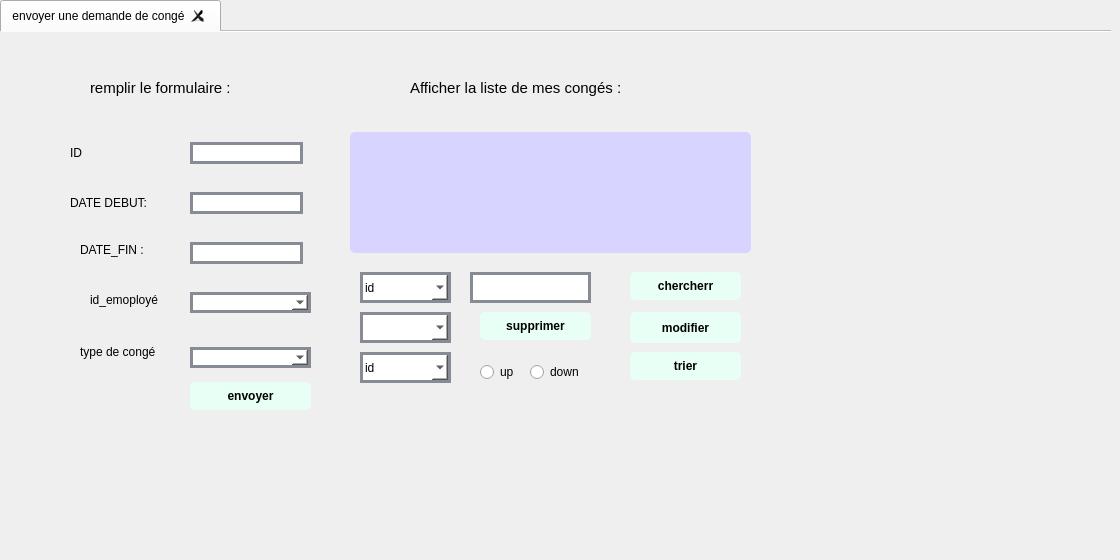
          <widget class="QWidget" name="tab_22">
           <attribute name="title">
            <string>espace employé</string>
           </attribute>
           <widget class="QTabWidget" name="tabWidget_7">
            <property name="geometry">
             <rect>
              <x>0</x>
              <y>0</y>
              <width>1111</width>
              <height>551</height>
             </rect>
            </property>
            <property name="currentIndex">
             <number>0</number>
            </property>
            <property name="documentMode">
             <bool>true</bool>
            </property>
            <property name="tabsClosable">
             <bool>true</bool>
            </property>
            <widget class="QWidget" name="widget">
             <attribute name="title">
              <string>envoyer une demande de congé</string>
             </attribute>
             <widget class="QLabel" name="label_80">
              <property name="geometry">
               <rect>
                <x>70</x>
                <y>110</y>
                <width>101</width>
                <height>21</height>
               </rect>
              </property>
              <property name="text">
               <string>ID</string>
              </property>
             </widget>
             <widget class="QLabel" name="label_81">
              <property name="geometry">
               <rect>
                <x>70</x>
                <y>160</y>
                <width>81</width>
                <height>21</height>
               </rect>
              </property>
              <property name="text">
               <string>DATE DEBUT:</string>
              </property>
             </widget>
             <widget class="QLabel" name="label_82">
              <property name="geometry">
               <rect>
                <x>80</x>
                <y>210</y>
                <width>81</width>
                <height>16</height>
               </rect>
              </property>
              <property name="text">
               <string>DATE_FIN :</string>
              </property>
             </widget>
             <widget class="QLineEdit" name="line_id">
              <property name="geometry">
               <rect>
                <x>190</x>
                <y>110</y>
                <width>113</width>
                <height>22</height>
               </rect>
              </property>
              <property name="styleSheet">
               <string notr="true">QLineEdit {
	font: 75 8pt &quot;MS Shell Dlg 2&quot;;
border: 3px solid #878b94;
border-radius: 40pxt;
background: white;
}</string>
              </property>
             </widget>
             <widget class="QPushButton" name="envoyer">
              <property name="geometry">
               <rect>
                <x>190</x>
                <y>350</y>
                <width>121</width>
                <height>28</height>
               </rect>
              </property>
              <property name="font">
               <font>
                <weight>75</weight>
                <bold>true</bold>
               </font>
              </property>
              <property name="styleSheet">
               <string notr="true">QPushButton {
padding: 5px;
border-radius: 5px;
background-color:#e7fff5;
font-weight: bold;
}
QPushButton:hover
{
color :white;
}</string>
              </property>
              <property name="text">
               <string>envoyer</string>
              </property>
             </widget>
             <widget class="QLabel" name="label_83">
              <property name="geometry">
               <rect>
                <x>90</x>
                <y>40</y>
                <width>201</width>
                <height>31</height>
               </rect>
              </property>
              <property name="font">
               <font>
                <pointsize>11</pointsize>
               </font>
              </property>
              <property name="text">
               <string>remplir le formulaire :</string>
              </property>
             </widget>
             <widget class="QTableView" name="table_conges">
              <property name="geometry">
               <rect>
                <x>350</x>
                <y>100</y>
                <width>401</width>
                <height>121</height>
               </rect>
              </property>
              <property name="styleSheet">
               <string notr="true">QTableView {
padding: 5px;
border-radius: 5px;
background-color:#d7d4ff;
font-weight: bold;
}</string>
              </property>
             </widget>
             <widget class="QLabel" name="label_84">
              <property name="geometry">
               <rect>
                <x>410</x>
                <y>40</y>
                <width>311</width>
                <height>31</height>
               </rect>
              </property>
              <property name="font">
               <font>
                <pointsize>11</pointsize>
                <weight>50</weight>
                <bold>false</bold>
               </font>
              </property>
              <property name="text">
               <string>Afficher la liste de mes congés :</string>
              </property>
             </widget>
             <widget class="QLabel" name="label_85">
              <property name="geometry">
               <rect>
                <x>690</x>
                <y>430</y>
                <width>201</width>
                <height>21</height>
               </rect>
              </property>
              <property name="text">
               <string/>
              </property>
             </widget>
             <widget class="QLineEdit" name="lineEdit_4">
              <property name="geometry">
               <rect>
                <x>470</x>
                <y>240</y>
                <width>121</width>
                <height>31</height>
               </rect>
              </property>
              <property name="styleSheet">
               <string notr="true">QLineEdit {
	font: 75 8pt &quot;MS Shell Dlg 2&quot;;
border: 3px solid #878b94;
border-radius: 40pxt;
background: white;
}</string>
              </property>
             </widget>
             <widget class="QPushButton" name="modif_demande">
              <property name="geometry">
               <rect>
                <x>630</x>
                <y>280</y>
                <width>111</width>
                <height>31</height>
               </rect>
              </property>
              <property name="font">
               <font>
                <weight>75</weight>
                <bold>true</bold>
               </font>
              </property>
              <property name="styleSheet">
               <string notr="true">QPushButton {
padding: 5px;
border-radius: 5px;
background-color:#e7fff5;
font-weight: bold;
}
QPushButton:hover
{
color :white;
}</string>
              </property>
              <property name="text">
               <string>modifier</string>
              </property>
             </widget>
             <widget class="QComboBox" name="combo_re">
              <property name="geometry">
               <rect>
                <x>360</x>
                <y>240</y>
                <width>91</width>
                <height>31</height>
               </rect>
              </property>
              <property name="styleSheet">
               <string notr="true">QComboBox {
	font: 75 8pt &quot;MS Shell Dlg 2&quot;;
border: 3px solid #878b94;
border-radius: 40pxt;
background: white;
}</string>
              </property>
              <item>
               <property name="text">
                <string>id</string>
               </property>
              </item>
              <item>
               <property name="text">
                <string>date_debut</string>
               </property>
              </item>
              <item>
               <property name="text">
                <string>date_fin</string>
               </property>
              </item>
              <item>
               <property name="text">
                <string>type_de_conge</string>
               </property>
              </item>
             </widget>
             <widget class="QPushButton" name="trier_les_demandes">
              <property name="geometry">
               <rect>
                <x>630</x>
                <y>320</y>
                <width>111</width>
                <height>28</height>
               </rect>
              </property>
              <property name="styleSheet">
               <string notr="true">QPushButton {
padding: 5px;
border-radius: 5px;
background-color:#e7fff5;
font-weight: bold;
}
QPushButton:hover
{
color :white;
}</string>
              </property>
              <property name="text">
               <string>trier</string>
              </property>
             </widget>
             <widget class="QComboBox" name="combobox_tri2">
              <property name="geometry">
               <rect>
                <x>360</x>
                <y>320</y>
                <width>91</width>
                <height>31</height>
               </rect>
              </property>
              <property name="styleSheet">
               <string notr="true">QComboBox {
	font: 75 8pt &quot;MS Shell Dlg 2&quot;;
border: 3px solid #878b94;
border-radius: 40pxt;
background: white;
}</string>
              </property>
              <item>
               <property name="text">
                <string>id</string>
               </property>
              </item>
              <item>
               <property name="text">
                <string>date_debut</string>
               </property>
              </item>
              <item>
               <property name="text">
                <string>date_fin</string>
               </property>
              </item>
             </widget>
             <widget class="QLabel" name="label_86">
              <property name="geometry">
               <rect>
                <x>90</x>
                <y>260</y>
                <width>81</width>
                <height>16</height>
               </rect>
              </property>
              <property name="text">
               <string>id_emoployé </string>
              </property>
             </widget>
             <widget class="QLineEdit" name="line_date_fin">
              <property name="geometry">
               <rect>
                <x>190</x>
                <y>210</y>
                <width>113</width>
                <height>22</height>
               </rect>
              </property>
              <property name="styleSheet">
               <string notr="true">QLineEdit {
	font: 75 8pt &quot;MS Shell Dlg 2&quot;;
border: 3px solid #878b94;
border-radius: 40pxt;
background: white;
}</string>
              </property>
             </widget>
             <widget class="QLineEdit" name="line_date_debut">
              <property name="geometry">
               <rect>
                <x>190</x>
                <y>160</y>
                <width>113</width>
                <height>22</height>
               </rect>
              </property>
              <property name="styleSheet">
               <string notr="true">QLineEdit {
	font: 75 8pt &quot;MS Shell Dlg 2&quot;;
border: 3px solid #878b94;
border-radius: 40pxt;
background: white;
}</string>
              </property>
             </widget>
             <widget class="QLabel" name="label_87">
              <property name="geometry">
               <rect>
                <x>80</x>
                <y>310</y>
                <width>81</width>
                <height>20</height>
               </rect>
              </property>
              <property name="text">
               <string>type de congé</string>
              </property>
             </widget>
             <widget class="QComboBox" name="comboBox_type_conge">
              <property name="geometry">
               <rect>
                <x>190</x>
                <y>315</y>
                <width>121</width>
                <height>21</height>
               </rect>
              </property>
              <property name="styleSheet">
               <string notr="true">QComboBox {
	font: 75 8pt &quot;MS Shell Dlg 2&quot;;
border: 3px solid #878b94;
border-radius: 40pxt;
background: white;
}</string>
              </property>
              <item>
               <property name="text">
                <string/>
               </property>
              </item>
              <item>
               <property name="text">
                <string>maladie</string>
               </property>
              </item>
              <item>
               <property name="text">
                <string>vacances</string>
               </property>
              </item>
              <item>
               <property name="text">
                <string>raison personnel</string>
               </property>
              </item>
             </widget>
             <widget class="QComboBox" name="comboBox_id_em">
              <property name="geometry">
               <rect>
                <x>190</x>
                <y>260</y>
                <width>121</width>
                <height>21</height>
               </rect>
              </property>
              <property name="styleSheet">
               <string notr="true">QComboBox {
	font: 75 8pt &quot;MS Shell Dlg 2&quot;;
border: 3px solid #878b94;
border-radius: 40pxt;
background: white;
}
</string>
              </property>
             </widget>
             <widget class="QComboBox" name="comboBox_id3">
              <property name="geometry">
               <rect>
                <x>360</x>
                <y>280</y>
                <width>91</width>
                <height>31</height>
               </rect>
              </property>
              <property name="styleSheet">
               <string notr="true">QComboBox {
	font: 75 8pt &quot;MS Shell Dlg 2&quot;;
border: 3px solid #878b94;
border-radius: 40pxt;
background: white;
}</string>
              </property>
             </widget>
             <widget class="QPushButton" name="recherche_demande">
              <property name="geometry">
               <rect>
                <x>630</x>
                <y>240</y>
                <width>111</width>
                <height>28</height>
               </rect>
              </property>
              <property name="font">
               <font>
                <weight>75</weight>
                <bold>true</bold>
               </font>
              </property>
              <property name="styleSheet">
               <string notr="true">QPushButton {
padding: 5px;
border-radius: 5px;
background-color:#e7fff5;
font-weight: bold;
}
QPushButton:hover
{
color :white;
}QLineEdit
{
color :: red
}</string>
              </property>
              <property name="text">
               <string>chercherr</string>
              </property>
             </widget>
             <widget class="QPushButton" name="supprimer_demande">
              <property name="geometry">
               <rect>
                <x>480</x>
                <y>280</y>
                <width>111</width>
                <height>28</height>
               </rect>
              </property>
              <property name="font">
               <font>
                <weight>75</weight>
                <bold>true</bold>
               </font>
              </property>
              <property name="styleSheet">
               <string notr="true">QPushButton {
padding: 5px;
border-radius: 5px;
background-color:#e7fff5;
font-weight: bold;
}
QPushButton:hover
{
color :white;
}</string>
              </property>
              <property name="text">
               <string>supprimer</string>
              </property>
             </widget>
             <widget class="QRadioButton" name="up">
              <property name="geometry">
               <rect>
                <x>480</x>
                <y>330</y>
                <width>95</width>
                <height>20</height>
               </rect>
              </property>
              <property name="text">
               <string>up</string>
              </property>
             </widget>
             <widget class="QRadioButton" name="down">
              <property name="geometry">
               <rect>
                <x>530</x>
                <y>330</y>
                <width>95</width>
                <height>20</height>
               </rect>
              </property>
              <property name="text">
               <string>down</string>
              </property>
             </widget>
            </widget>
           </widget>
          </widget>
